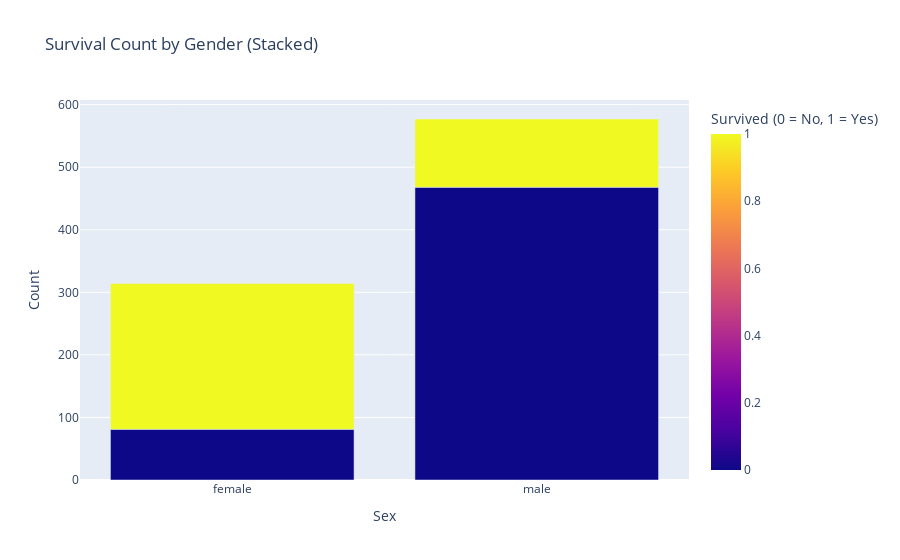

Here is the notebook cell this chart was saved with:
### Code cell
# Crear gráfico de barras apiladas
fig = px.bar(
    grouped,
    x='Sex',
    y='Count',
    color='Survived',
    barmode='stack',
    labels={'Survived': 'Survived (0 = No, 1 = Yes)'},
    title='Survival Count by Gender (Stacked)'
)
fig.show()

### Figure 1 — Plotly figure (JSON) as saved in the notebook; plotly's stock layout.template omitted (floating-point values rounded to 4 significant figures)
{"data": [{"alignmentgroup": "True", "hovertemplate": "Sex=%{x}<br>Count=%{y}<br>Survived (0 = No, 1 = Yes)=%{marker.color}<extra></extra>", "legendgroup": "", "marker": {"color": [0, 1, 0, 1], "coloraxis": "coloraxis", "pattern": {"shape": ""}}, "name": "", "offsetgroup": "", "orientation": "v", "showlegend": false, "textposition": "auto", "type": "bar", "x": ["female", "female", "male", "male"], "xaxis": "x", "y": [81, 233, 468, 109], "yaxis": "y"}], "layout": {"barmode": "stack", "coloraxis": {"colorbar": {"title": {"text": "Survived (0 = No, 1 = Yes)"}}, "colorscale": [[0, "#0d0887"], [0.1111, "#46039f"], [0.2222, "#7201a8"], [0.3333, "#9c179e"], [0.4444, "#bd3786"], [0.5556, "#d8576b"], [0.6667, "#ed7953"], [0.7778, "#fb9f3a"], [0.8889, "#fdca26"], [1, "#f0f921"]]}, "legend": {"tracegroupgap": 0}, "title": {"text": "Survival Count by Gender (Stacked)"}, "xaxis": {"anchor": "y", "domain": [0, 1], "title": {"text": "Sex"}}, "yaxis": {"anchor": "x", "domain": [0, 1], "title": {"text": "Count"}}}}
